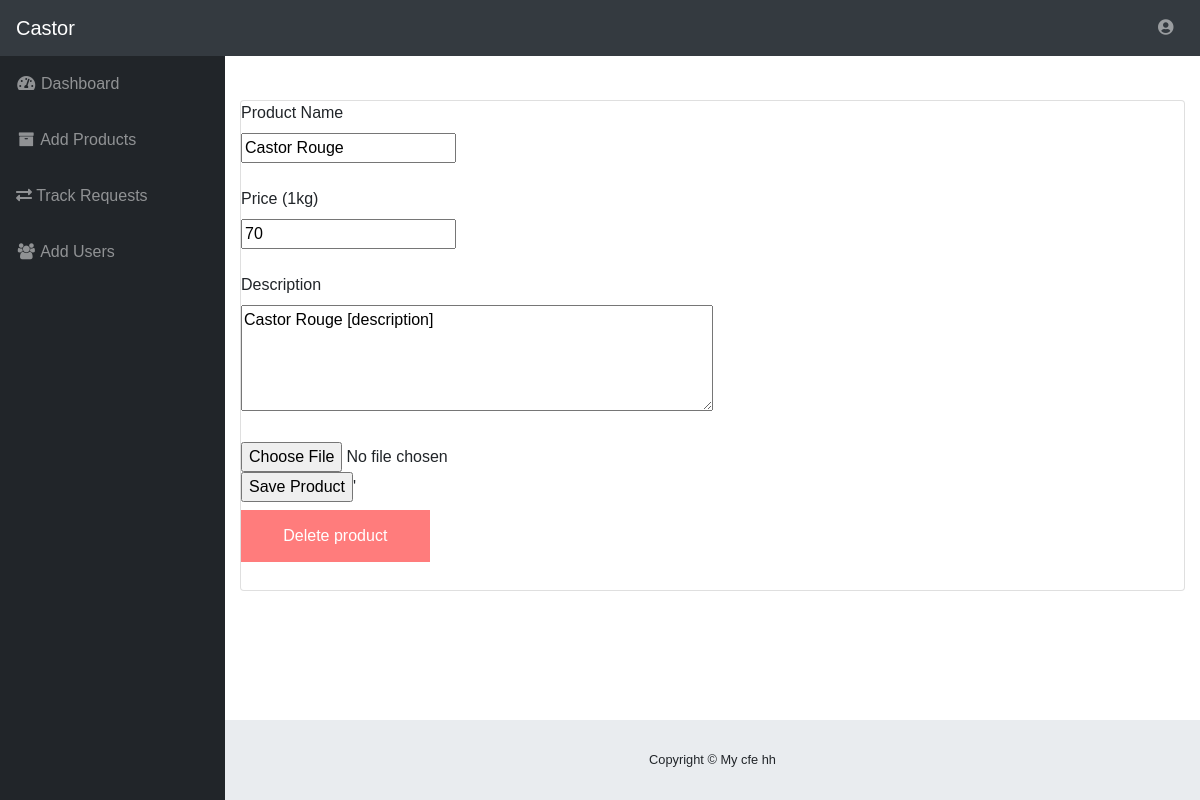
Screenshot of /admin/views/add_prod.php?id=7 (signed in) with the database file from the repository.
### tables this page shows
CREATE TABLE `product` (
  `id` int(11) NOT NULL,
  `name` varchar(100) NOT NULL,
  `Description` text,
  `price` int(10) NOT NULL,
  `picture` varchar(100) DEFAULT NULL
);

### admin/views/add_prod.php (the view, shortened to what this page needs)
<!DOCTYPE html>
<html lang="en">
<?php include("../../includes/backend/head.php")  ?>
<?php
include("../../includes/backend/header.php");
?>
<div class="container-fluid">
   <div class="card mb-3">
<?php
if(isset($_GET["id"])){
 $query_product = "SELECT * FROM `product` WHERE id =".$_GET['id']."";
 $products = mysqli_query($connection,$query_product);
 $product = mysqli_fetch_assoc($products);
 $p_name=$product['name'];
 $p_price=$product['price'];
 $p_des=$product['Description'];
}
?>
<form action="/config/actions.php"  method="post" enctype="multipart/form-data" >
    <label for="lname">Product Name</label><br>
        <input type="text" value="<?php if(isset($_GET["id"])){echo $p_name ; }?>" id="pordname" name="prodname"><br><br>
   <label for="lname">Price (1kg)</label><br>
        <input type="number" value="<?php if(isset($_GET["id"])){ echo $p_price ; }?>" id="pordname" name="prodprice"><br><br>
    <label>Description</label><br>
    <textarea  value="<?php if(isset($_GET["id"])){ echo $p_des ; }?>" id="Description"  name="description" style="margin-top: 0px;margin-bottom: 0px;width: 50%;height: 106px;  "><?php if(isset($_GET["id"])){echo $p_des ;}?></textarea><br><br>
    <input type='file'  name="fileToUpload"  id="fileToUpload">  <br>
    <input type="submit" id="SavEdit" value="Save Product" name="<?php if(isset($_GET["new"])){echo "SaveProd";}else{echo "EditProd";} ?>">' <br>
</form>
    <?php if(!isset($_GET["new"])){ ?>
        <button onclick="document.getElementById('id01').style.display='block'">Delete product</button>
    <?php }?>
   </div>
</div>
<?php include('../../includes/backend/footer.php');?>

### assets/backend/css/main.css (style rules this page uses)
#content-wrapper > div.container-fluid > div { margin-top: 3% !important; }
body { color: #000; overflow-x: hidden; height: 100%; background-color: #8C9EFF; background-repeat: no-repeat }
.card { z-index: 0; background-color: #ECEFF1; padding-bottom: 20px; margin-top: 90px; margin-bottom: 90px; border-radius: 10px }

### admin/views/del_mod.php (style rules this page uses)
body { font-family: Arial, Helvetica, sans-serif; }
* { box-sizing: border-box; }
button { background-color: #ff000091; color: white; padding: 14px 20px; margin: 8px 0; border: none; cursor: pointer; width: 100%; opacity: 0.9; width: 20%; }

### rows the page displays
product: prodname "Castor Rouge", prodprice "70", description "Castor Rouge [description]"
